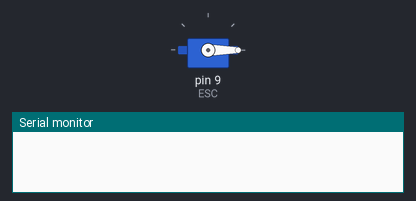
This sketch was run on a simulated Arduino Uno, built with avr-gcc and run on an emulated ATmega328P. Shown: servo, the last lines printed to the serial monitor.

Above: at 0.1 s.
At 2.1 s:
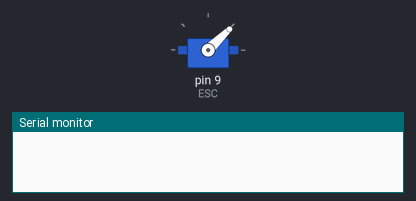
At 7.1 s:
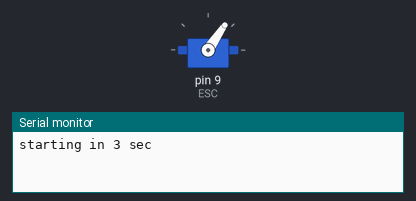
Timing chart, 0 to 8.6 s (numbered marks = the images above):
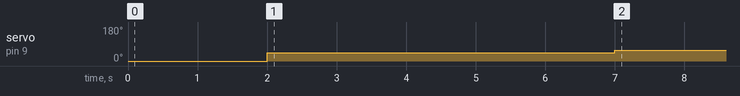

Measured:
- by itself, servo on pin 9 (ESC): 0° → 44° at 2.0 s, → 56° 5.0 s later

The sketch:

interface_motor.ino
```cpp
/**
 * 106A - Intro to Robotics
 * UC Berkeley FA2021
 * Author: Thanh T. Tran
 * Email: thanhtran@berkeley.edu
 * Project: LEAPFROG, Self-Balancing Stick
 * Source: https://www.youtube.com/watch?v=uOQk8SJso6Q
 *
 * Interface DYS 1000KV Brushless DC motor (BLDC) with 30A electric speed controller (ESC)
 */

#include <Servo.h>
Servo ESC;      // Servo object to control ESC
int potValue;   // Value of potentiometer from analog pin

void setup() {
  ESC.attach(9);    // (pin, min PWM, max PWM) in microseconds
  ESC.write(0);
  delay(2000);
  ESC.write(1000);
  delay(2000);
  Serial.begin(9600);
  Serial.println("starting in 3 sec");
  for (int i = 30; i < 50; i += 4) {
    delay(500);
  }
  delay(500);
}

// set min pwm = 0, max pwm = 1000 -> write vals: min =  70, max = 180
// set min pwm = 0, max pwm = 1200 -> write vals: min = ~35, max =

void loop() {
  // put your main code here, to run repeatedly:
//  potValue = analogRead(A0);
//  potValue = map(potValue, 0, 1023, 0, 180); // Map the potentiometer value [0, 1023] -> [0,180]
  ESC.write(56);
  delay(10);
//  Serial.print(potValue);
//  Serial.print("\n");
}
```
